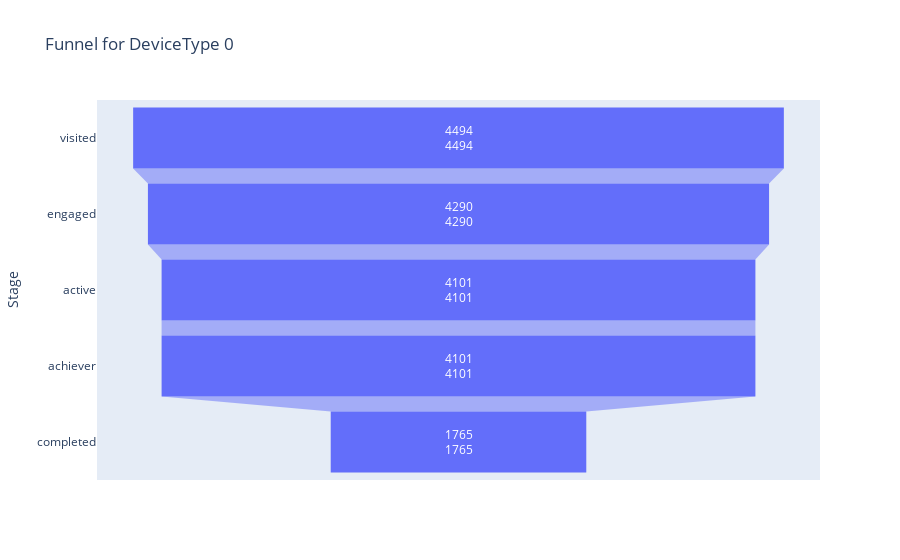
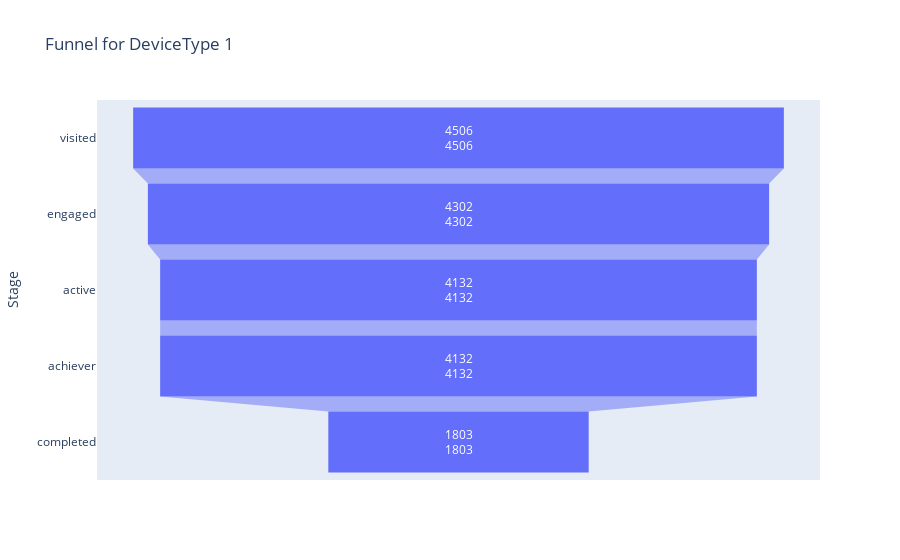

Notebook cell for these charts, in order:
### Code cell
import pandas as pd
import plotly.express as px

# Example: your funnel stages and data
stages = ['visited', 'engaged', 'active', 'achiever', 'completed']

# Suppose df is your main dataframe
# Aggregate users per DeviceType
device_segments = df.groupby('DeviceType')[stages].sum().reset_index()

# Melt into long format
device_funnel = device_segments.melt(
    id_vars='DeviceType',
    value_vars=stages,
    var_name='Stage',
    value_name='Users'
)

# Ensure stages are in correct order
device_funnel['Stage'] = pd.Categorical(device_funnel['Stage'], categories=stages, ordered=True)
device_funnel = device_funnel.sort_values(['DeviceType','Stage']).reset_index(drop=True)

# -------- FIX ACHIEVER STAGE --------
# Make users monotonically decreasing per DeviceType
device_funnel['Users'] = device_funnel.groupby('DeviceType')['Users'].cummin()

# Recalculate Drop-off and Conversion %
device_funnel['Drop-off'] = device_funnel.groupby('DeviceType')['Users'].shift(1) - device_funnel['Users']
device_funnel['Conversion %'] = device_funnel['Users'] / device_funnel.groupby('DeviceType')['Users'].shift(1) * 100
device_funnel['Conversion %'] = device_funnel['Conversion %'].fillna(100)

# Display corrected table
print("=== Corrected DeviceType Funnel ===")
print(device_funnel)

# -------- Funnel Visualization per DeviceType --------
for device in device_funnel['DeviceType'].unique():
    temp_df = device_funnel[device_funnel['DeviceType'] == device]
    fig = px.funnel(temp_df, x='Users', y='Stage', text='Users', title=f"Funnel for DeviceType {device}")
    fig.show()

### Figure 1 — Plotly figure (JSON) as saved in the notebook; plotly's stock layout.template omitted (floating-point values rounded to 4 significant figures)
{"data": [{"hovertemplate": "Users=%{text}<br>Stage=%{y}<extra></extra>", "legendgroup": "", "marker": {"color": "#636efa"}, "name": "", "orientation": "h", "showlegend": false, "text": [4494, 4290, 4101, 4101, 1765], "type": "funnel", "x": [4494, 4290, 4101, 4101, 1765], "xaxis": "x", "y": ["visited", "engaged", "active", "achiever", "completed"], "yaxis": "y"}], "layout": {"autosize": true, "legend": {"tracegroupgap": 0}, "title": {"text": "Funnel for DeviceType 0"}, "xaxis": {"anchor": "y", "autorange": true, "domain": [0, 1], "range": [-2497.0, 2497.0], "title": {"text": "Users"}, "type": "linear"}, "yaxis": {"anchor": "x", "autorange": true, "domain": [0, 1], "range": [4.5, -0.5], "title": {"text": "Stage"}, "type": "category"}}}

### Figure 2 — Plotly figure (JSON) as saved in the notebook; plotly's stock layout.template omitted (floating-point values rounded to 4 significant figures)
{"data": [{"hovertemplate": "Users=%{text}<br>Stage=%{y}<extra></extra>", "legendgroup": "", "marker": {"color": "#636efa"}, "name": "", "orientation": "h", "showlegend": false, "text": [4506, 4302, 4132, 4132, 1803], "type": "funnel", "x": [4506, 4302, 4132, 4132, 1803], "xaxis": "x", "y": ["visited", "engaged", "active", "achiever", "completed"], "yaxis": "y"}], "layout": {"autosize": true, "legend": {"tracegroupgap": 0}, "title": {"text": "Funnel for DeviceType 1"}, "xaxis": {"anchor": "y", "autorange": true, "domain": [0, 1], "range": [-2503.0, 2503.0], "title": {"text": "Users"}, "type": "linear"}, "yaxis": {"anchor": "x", "autorange": true, "domain": [0, 1], "range": [4.5, -0.5], "title": {"text": "Stage"}, "type": "category"}}}
